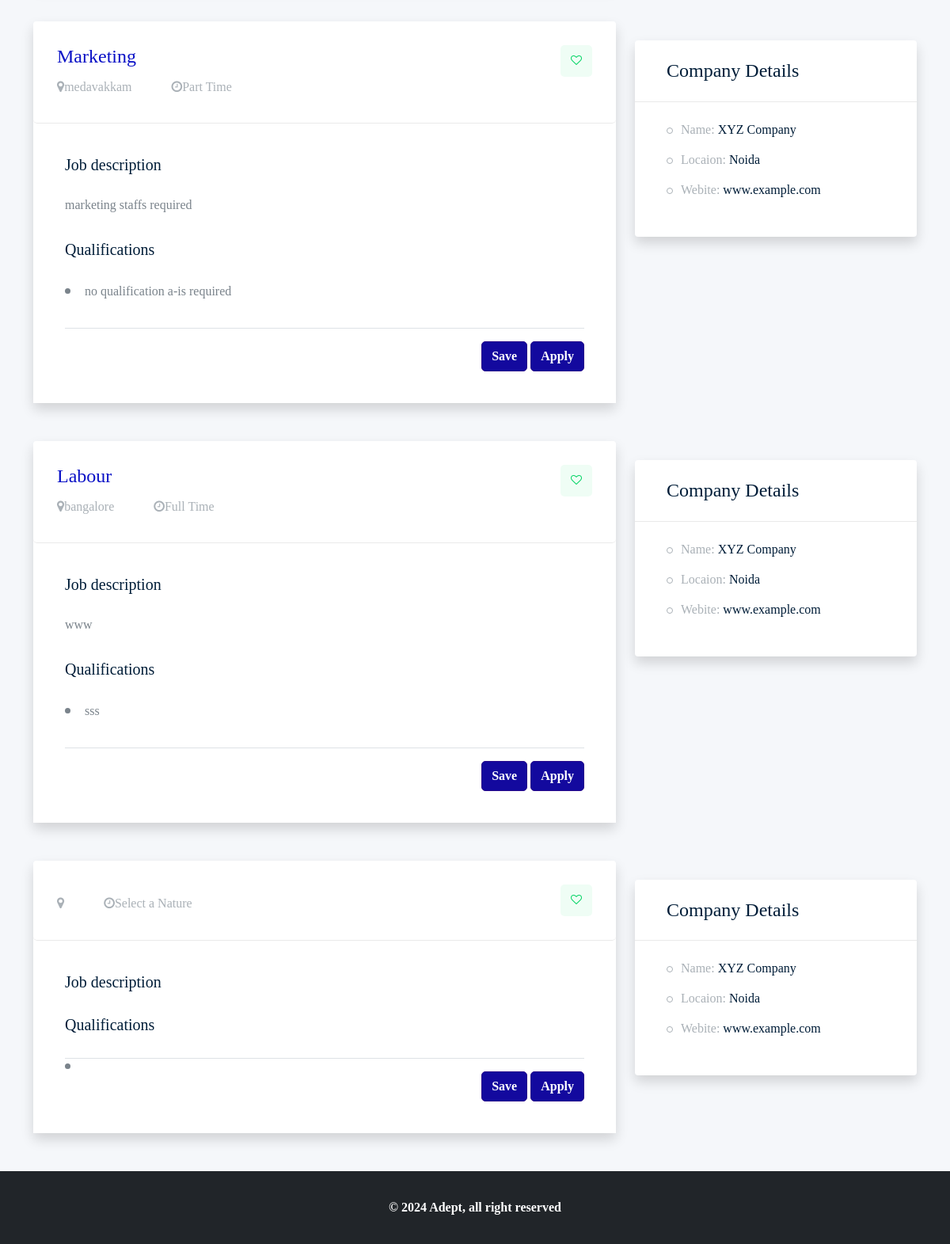
The app's page /jobdetail (lower part), older data.
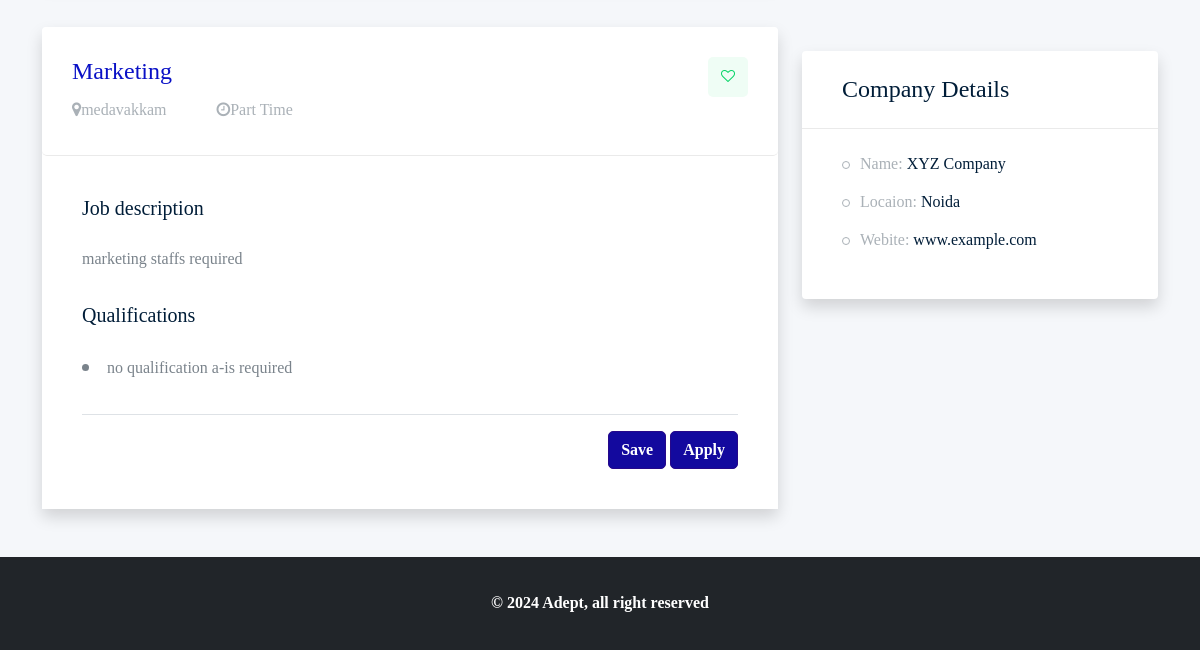
The same page, newer data.
### tables this page shows
CREATE TABLE jobs(title text,category text,jobnature text,vacancy text,salary text,location text,description text,qualifications text,keywords text,name text, companylocation tect,website text);

### app.py (the view)
@app.route('/jobdetail')
def jobdetail():
    sqlconnection = sqlite3.connect('adept.db')
    cur = sqlconnection.cursor()
    cur.execute("""select * from jobs""")
    sqlconnection.commit()
    find=cur.fetchall()
    return render_template('job-detail.html',findjobs=find)
    return render_template('job-detail.html')

### templates/job-detail.html (shortened to what this page needs)
<!DOCTYPE html>
<html class="no-js" lang="en_AU" >
<head>
    <link href="https://cdn.jsdelivr.net/npm/bootstrap@5.0.2/dist/css/bootstrap.min.css" rel="stylesheet">
    <link rel="stylesheet" href="{{url_for('static' ,filename='style.css')}}">
	<link rel="stylesheet" href="https://cdnjs.cloudflare.com/ajax/libs/font-awesome/4.7.0/css/font-awesome.css" />
    <link rel="stylesheet" type="text/css" href="src/style.css" />
</head>
<body data-instant-intensity="mousedown">
<section class="section-4 bg-2">
    {%for i in findjobs%}
    <div class="container job_details_area">
        <div class="row pb-5">
            <div class="col-md-8">
                <div class="card shadow border-0">
                    <div class="job_details_header">
                        <div class="single_jobs white-bg d-flex justify-content-between">
                            <div class="jobs_left d-flex align-items-center">
                                <div class="jobs_conetent">
                                    <a href="#">
                                        <h4 style="color:rgb(9, 16, 198);">{{i[1]}}</h4>
                                    </a>
                                    <div class="links_locat d-flex align-items-center">
                                        <div class="location">
                                            <p> <i class="fa fa-map-marker"></i>{{i[5]}}</p>
                                        </div>
                                        <div class="location">
                                            <p> <i class="fa fa-clock-o"></i>{{i[2]}}</p>
                                        </div>
                                    </div>
                                </div>
                            </div>
                            <div class="jobs_right">
                                <div class="apply_now">
                                    <a class="heart_mark" href="#"> <i class="fa fa-heart-o" aria-hidden="true"></i></a>
                                </div>
                            </div>
                        </div>
                    </div>
                    <div class="descript_wrap white-bg">
                        <div class="single_wrap">
                            <h4>Job description</h4>
                            <p>{{i[6]}}</p>
                        </div>
                        <div class="single_wrap">
                            <h4>Qualifications</h4>
                            <ul>
                                <li>{{i[7]}}</li>
                        </div>
                        <div class="border-bottom"></div>
                        <div class="pt-3 text-end">
                            <a href="#" class="btn btn-success">Save</a>
                            <a href="/jobapply" class="btn btn-success">Apply</a>
                        </div>
                    </div>
                </div>
            </div>
            <div class="col-md-4">
                <div class="card shadow border-0 my-4">
                    <div class="job_sumary">
                        <div class="summery_header pb-1 pt-4">
                            <h3>Company Details</h3>
                        </div>
                        <div class="job_content pt-3">
                            <ul>
                                <li>Name: <span>XYZ Company</span></li>
                                <li>Locaion: <span>Noida</span></li>
                                <li>Webite: <span>www.example.com</span></li>
                            </ul>
                        </div>
                    </div>
                </div>
            </div>
        </div>
    </div>
    {% endfor %}
</section>
<footer class="bg-dark py-3 bg-2">
<div class="container">
    <p class="text-center text-white pt-3 fw-bold fs-6">© 2024 Adept, all right reserved</p>
</div>
</footer>
</body>
</html>

Row changes from the older to the newer data that the page shows:
removed jobs: category "Labour", location "bangalore", jobnature "Full Time", description "www", qualifications "sss"
removed jobs: jobnature "Select a Nature"
